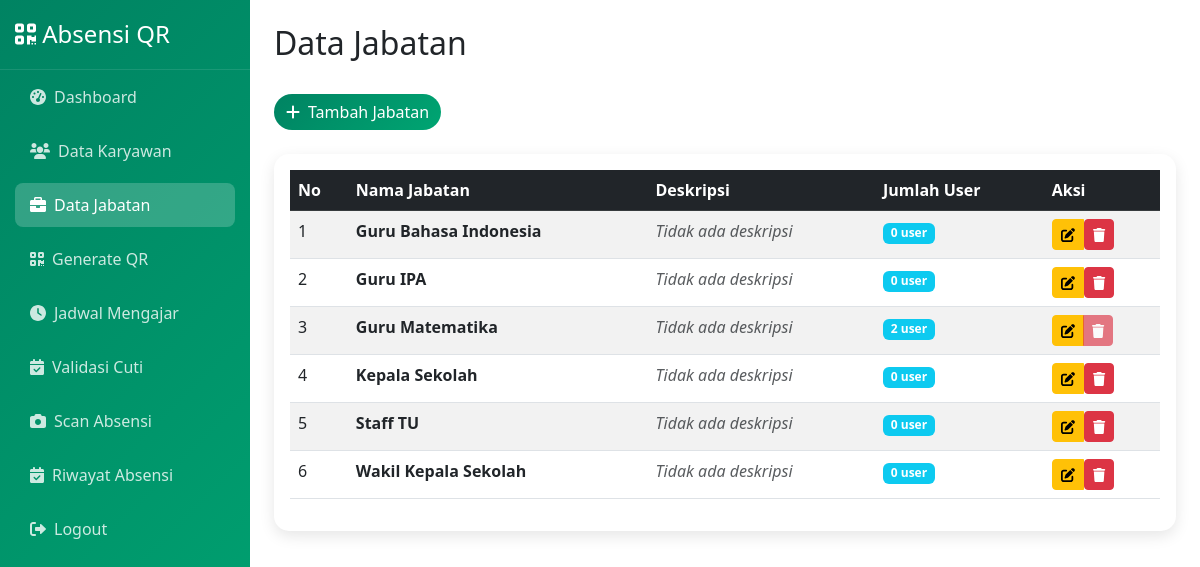
/index.php?page=jabatan (signed in), run on an earlier commit of the app's database.
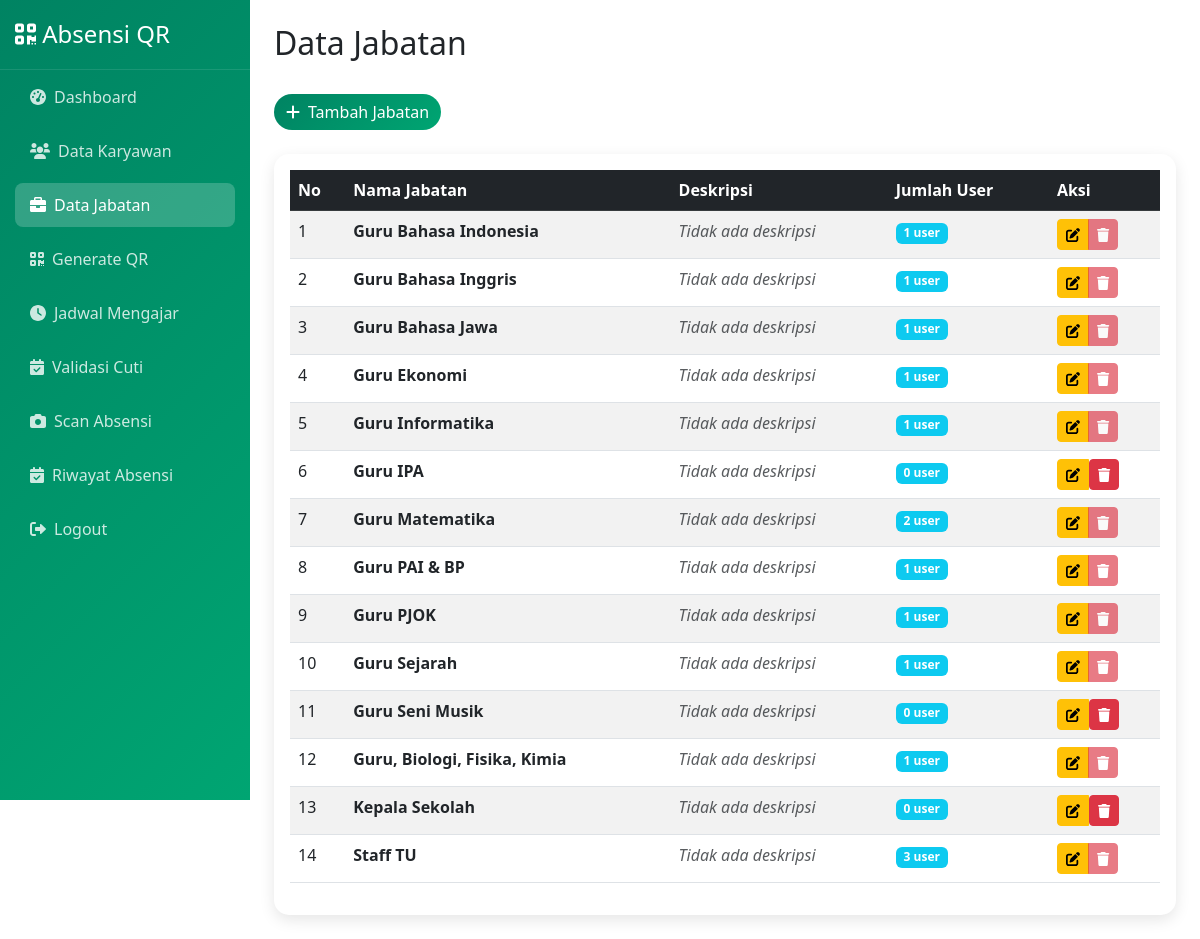
And on a later commit of the database.
### tables this page shows
CREATE TABLE `jabatan` (
  `id` int(11) NOT NULL,
  `nama_jabatan` varchar(100) NOT NULL,
  `created_at` timestamp NOT NULL DEFAULT current_timestamp(),
  `deskripsi` text DEFAULT NULL
);

### pages/jabatan.php (the view, shortened to what this page needs)
<?php
$jabatan_query = "SELECT j.*, COUNT(u.id) as jumlah_user
                  FROM jabatan j
                  LEFT JOIN users u ON j.id = u.jabatan_id
                  GROUP BY j.id
                  ORDER BY j.nama_jabatan";
$jabatan_list = $db->query($jabatan_query)->fetchAll(PDO::FETCH_ASSOC);
?>
<div class="row">
    <div class="col-12 mb-4">
        <h2>Data Jabatan</h2>
    </div>
</div>
<div class="row mb-4">
    <div class="col-12">
        <button class="btn btn-primary" data-bs-toggle="modal" data-bs-target="#addJabatanModal">
            <i class="fas fa-plus me-2"></i>Tambah Jabatan
        </button>
    </div>
</div>
<div class="card">
    <div class="card-body">
        <div class="table-responsive">
            <table class="table table-striped table-hover">
                <thead class="table-dark">
                    <tr>
                        <th>No</th>
                        <th>Nama Jabatan</th>
                        <th>Deskripsi</th>
                        <th>Jumlah User</th>
                        <th>Aksi</th>
                    </tr>
                </thead>
                <tbody>
                    <?php if (empty($jabatan_list)): ?>
                    <tr>
                        <td colspan="5" class="text-center text-muted">Belum ada data jabatan</td>
                    </tr>
                    <?php else: ?>
                        <?php foreach($jabatan_list as $index => $jabatan): ?>
                        <tr>
                            <td><?= $index + 1 ?></td>
                            <td>
                                <strong><?= htmlspecialchars($jabatan['nama_jabatan']) ?></strong>
                            </td>
                            <td>
                                <?= !empty($jabatan['deskripsi']) ? htmlspecialchars($jabatan['deskripsi']) : '<em class="text-muted">Tidak ada deskripsi</em>' ?>
                            </td>
                            <td>
                                <span class="badge bg-info"><?= $jabatan['jumlah_user'] ?> user</span>
                            </td>
                            <td>
                                <div class="btn-group" role="group">
                                    <button type="button" class="btn btn-sm btn-warning"
                                            data-bs-toggle="modal"
                                            data-bs-target="#editJabatanModal"
                                            onclick="editJabatan(<?= $jabatan['id'] ?>, '<?= htmlspecialchars($jabatan['nama_jabatan'], ENT_QUOTES) ?>', '<?= htmlspecialchars($jabatan['deskripsi'], ENT_QUOTES) ?>')">
                                        <i class="fas fa-edit"></i>
                                    </button>
                                    <?php if ($jabatan['jumlah_user'] == 0): ?>
                                    <form method="POST" style="display:inline;" onsubmit="return confirm('Yakin hapus jabatan ini?')">
                                        <button type="submit" class="btn btn-sm btn-danger">
                                            <i class="fas fa-trash"></i>
                                        </button>
                                    </form>
                                    <?php else: ?>
                                    <button type="button" class="btn btn-sm btn-danger" disabled title="Tidak dapat dihapus karena masih digunakan">
                                        <i class="fas fa-trash"></i>
                                    </button>
                                    <?php endif; ?>
                                </div>
                            </td>
                        </tr>
                        <?php endforeach; ?>
                    <?php endif; ?>
                </tbody>
            </table>
        </div>
    </div>
</div>

What changed in the data, as far as the page shows it:
removed jabatan: nama_jabatan "Wakil Kepala Sekolah", shows "Tidak ada deskripsi", jumlah_user "0"
changed jabatan "Guru Bahasa Indonesia": jumlah_user "0" → "1"
added jabatan: nama_jabatan "Guru Bahasa Inggris", shows "Tidak ada deskripsi", jumlah_user "1"
added jabatan: nama_jabatan "Guru Bahasa Jawa", shows "Tidak ada deskripsi", jumlah_user "1"
added jabatan: nama_jabatan "Guru Ekonomi", shows "Tidak ada deskripsi", jumlah_user "1"
added jabatan: nama_jabatan "Guru Informatika", shows "Tidak ada deskripsi", jumlah_user "1"
added jabatan: nama_jabatan "Guru PAI & BP", shows "Tidak ada deskripsi", jumlah_user "1"
added jabatan: nama_jabatan "Guru PJOK", shows "Tidak ada deskripsi", jumlah_user "1"
added jabatan: nama_jabatan "Guru Sejarah", shows "Tidak ada deskripsi", jumlah_user "1"
added jabatan: nama_jabatan "Guru Seni Musik", shows "Tidak ada deskripsi", jumlah_user "0"
added jabatan: nama_jabatan "Guru, Biologi, Fisika, Kimia", shows "Tidak ada deskripsi", jumlah_user "1"
changed jabatan "Staff TU": jumlah_user "0" → "3"
